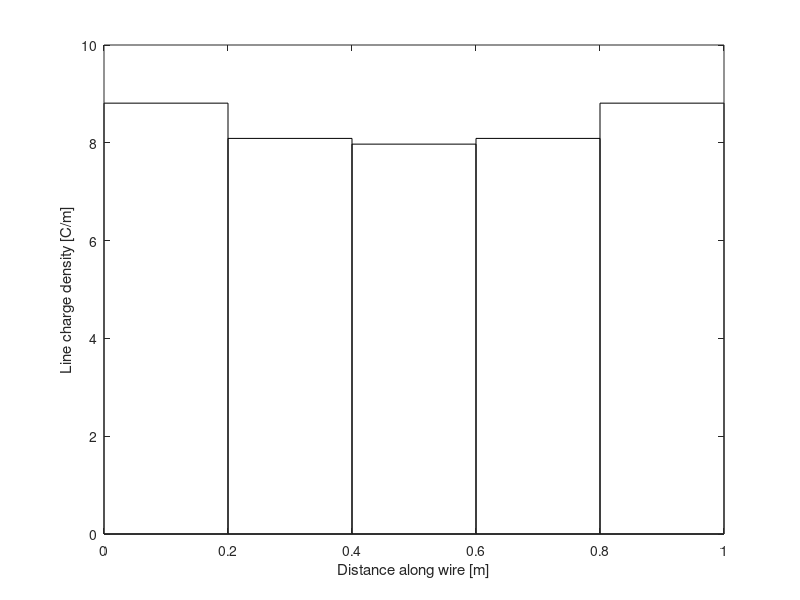

Recreate this plot in MATLAB.
% File to compute charge distribution along a wire

% Author D B Davidson
% March 2003

clear;

% Define geometry:
L = 1 % length in [m]
a=0.001% wire radius in [m]
N = 5 % Number of segments
Delta = L/N
eps_0 = 8.854e-12;
voltage = 1 % [V] Potential of wire 

% Pre-allocated storage
V_vec = zeros(N,1);
I_vec = zeros(N,1);
Z_mat = zeros(N,N);

% Set up matrix equation
for mm = 1:N,
    for nn = 1:N,
      l_m  = sqrt(((mm-nn) * Delta)^2 + a^2);  
      d_plus_mn  =  l_m + Delta/2;
      d_min_mn  =  l_m - Delta/2;
      if mm==nn
          Z_mat(mm,nn)  = 2 *  log ((Delta/2 + sqrt(a^2+(Delta/2)^2))/ a );
      elseif (abs(mm-nn) <= 2) 
          Z_mat(mm,nn)  = log ( ( d_plus_mn + sqrt((d_plus_mn)^2 + a^2) ) / ...
                         (d_min_mn + sqrt((d_min_mn)^2 + a^2)) );
      else 
          Z_mat(mm,nn)  = log ( d_plus_mn  / d_min_mn  ) ;
      end
    end
end

V_vec = 4*pi*eps_0*voltage*ones(N,1); 

I_vec = Z_mat\V_vec;

z_axis = [Delta/2:Delta:(N-1/2)*Delta];

plot(z_axis,I_vec);
xlabel('Distance along wire [m]')
ylabel('Line charge density [C/m]')
pause;
disp('Press any key to continue.')

% Now generate a plot showing the piecewise constant
% approximation: (the Bar plot function works well here)

bar(z_axis,I_vec/1e-12,1.0,'w');
xlabel('Distance along wire [m]')
ylabel('Line charge density [C/m]')

print -deps statMM_5

clear Z_mat
save static_MoM_data